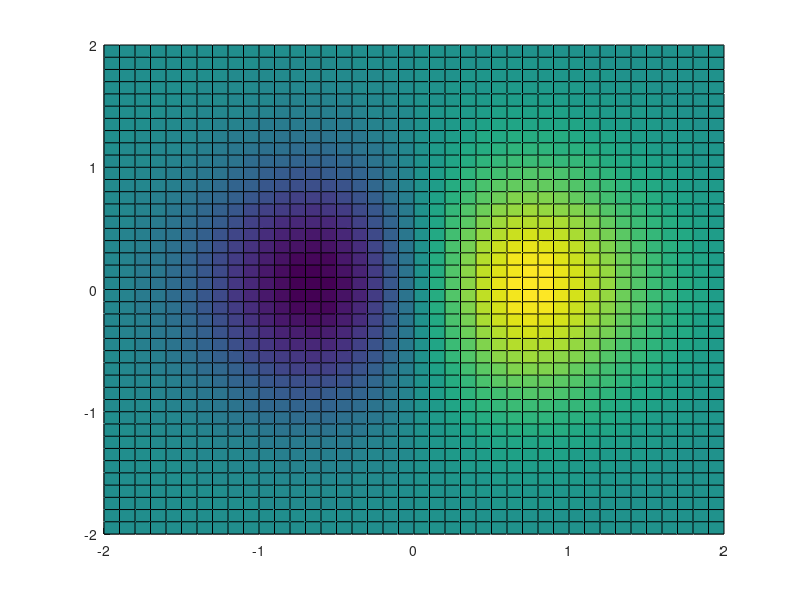
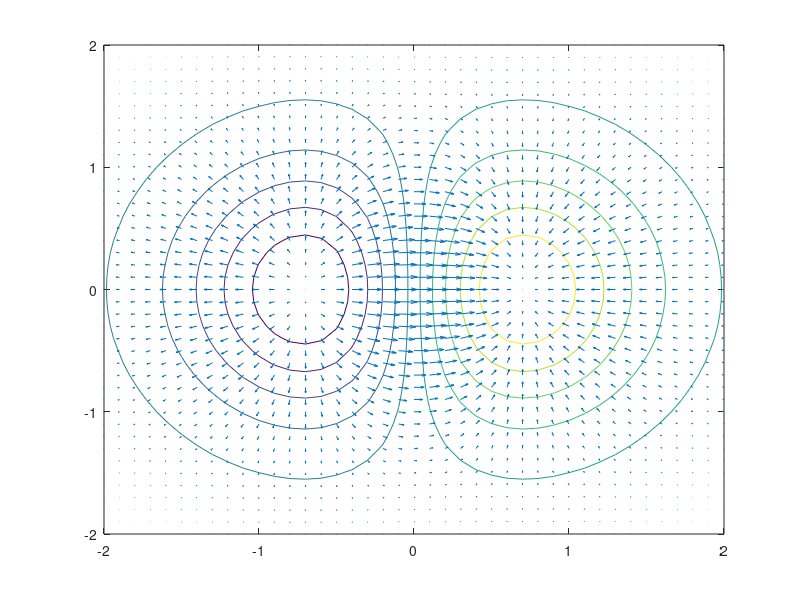

Reproduce these figures in MATLAB, in order.
%
close all
clear

[x1,x2] = meshgrid(-2:.1:2, -2:.1:2);
z = x1 .* exp(-x1.^2 - x2.^2);
surface(x1,x2,z)

figure
contour(x1,x2,z);
hold on
grad_x1=exp(-x1.^2 - x2.^2) - 2*x1.^2 .* exp(-x1.^2 - x2.^2);
grad_x2=-2.*x1.*x2 .* exp(-x1.^2 - x2.^2);
quiver(x1,x2,grad_x1,grad_x2);